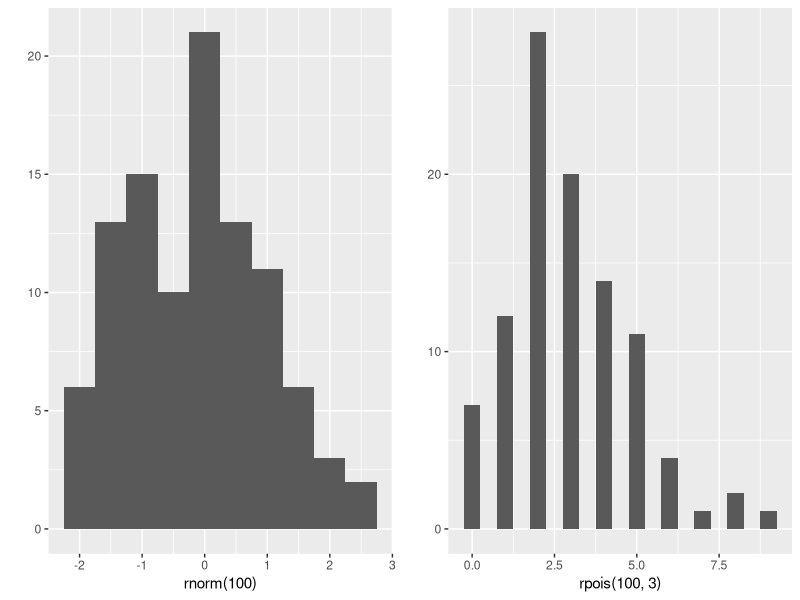

R code for this plot: (Note: this script raises an error after producing the figure.)
# ggplot2 Notes
require(ggplot2)

# useful ggplot2 extensions or compatible packages
# - Publication ready plots https://github.com/kassambara/ggpubr
# - Composer of ggplot2s
#     - https://github.com/thomasp85/patchwork
#     - https://github.com/wilkelab/cowplot
# - A List of ggplot2 extensions http://www.ggplot2-exts.org/

# plot ggplots side by side
# source: http://stackoverflow.com/a/3935554
require(gridExtra)
plot1 <- qplot(rnorm(100), binwidth = 0.5)
plot2 <- qplot(rpois(100, 3), binwidth = 0.5)
grid.arrange(plot1, plot2, ncol = 2)

# change legend title
# source: http://stackoverflow.com/a/14622513
p <- ggplot(df, aes(x=rating, fill=cond)) +
            geom_density(alpha=.3) +
            xlab("NEW RATING TITLE") +
            ylab("NEW DENSITY TITLE")
p <- p + guides(fill=guide_legend(title="New Legend Title"))

# add annotation to side of plot
# source: http://stackoverflow.com/a/12417481/6873133

# increase size of points
# source: http://stackoverflow.com/a/9789895/6873133
dt <- data.frame(country = letters[1:20], val = rnorm(20), siz = rnorm(20))
qplot(x = country, y = val, data = dt, geom = "point", size = siz) +
    scale_size(range = c(2, 10))

# remove all of (x) axis labels
# remove everything, but can pick and choose which ones to keep
# source: https://stackoverflow.com/a/35090981/6873133
ggplot(data = diamonds, mapping = aes(x = clarity)) + geom_bar(aes(fill = cut))+
  theme(axis.title.x = element_blank(),
        axis.text.x = element_blank(),
        axis.ticks.x = element_blank())

# move around x-axis label
# source: https://ggplot2.tidyverse.org/reference/element.html
# inspired by: https://twitter.com/tjmahr/status/1039517803315744768
iris %>% ggplot(aes(Sepal.Length, Sepal.Width)) +
  geom_point() +
  theme(axis.title.x = element_text(hjust = 0.25, vjust = 7))
# draw ellipses around scatterplot clusters
# default, 95% of data drawn around
# source: http://ggplot2.tidyverse.org/reference/stat_ellipse.html
faithpoint <- ggplot(faithful, aes(waiting, eruptions, color = eruptions > 3)) +
    geom_point() +
faithpoint + stat_ellipse()
faithpoint + stat_ellipse(level = 0.99)

# add table into plot with tableGrob
# source: https://stackoverflow.com/a/44121513/6873133
library(gridExtra)
mydata <- data.frame(a=1:50, b=rnorm(50))
mytable <- cbind(sites=c("site 1","site 2","site 3","site 4"), mydata[10:13,])
k <- ggplot(mydata,aes(x=a,y=b)) + 
  geom_point(colour="blue") + 
  geom_point(data=mydata[10:13, ], aes(x=a, y=b), colour="red", size=5) + 
  annotation_custom(tableGrob(mytable, rows=NULL), 
                    xmin=35, xmax=50, ymin=-2.5, ymax=-1)

# another version to add tables to plots
# source: https://stackoverflow.com/a/40335941/
library(gridExtra)
library(cowplot)
df <- data.frame(
    dose=c(10,0.625,2.5,0.15625,0.0390625,0.0024414,0.00976562,0.00061034,10,
           0.625,2.5,0.15625,0.0390625,0.0024414,0.00976562,0.00061034,10,
           0.625,2.5,0.15625,0.0390625,0.0024414,0.00976562,0.00061034),
    viability=c(6.117463479317,105.176885855348,57.9126197628863,81.9068445005286,
                86.484379347143,98.3093580807309,96.4351897372596,81.831197750164,
                27.3331232120347,85.2221817678203,80.7904933803092,91.9801454635583,
                82.4963735273569,110.440066995265,90.1705406346481,76.6265869905362,
                11.8651732228561,88.9673125759484,35.4484427232156,78.9756635057238,
                95.836828982968,117.339025930735,82.0786828300557,95.0717213053837),
    stringsAsFactors = FALSE)
ann.df <- data.frame(
    "param" = c("Slope", "Lower", "Upper", "ED50"),
    "value" = c(5.70, 15.10, 91.40, 2.61),
    stringsAsFactors = FALSE)
p <- ggplot(df,aes(x = dose, y = viability)) + geom_point()
ggdraw(p) + draw_grob(tableGrob(ann.df), x = 0.1, y = 0.2)

# add counts above bars in bar graph
# sources:
# - https://stackoverflow.com/a/23770326/
# - https://stackoverflow.com/a/19853744/
# - https://stackoverflow.com/a/3695592/
# - But may be replaced with calc() eventually
#   - See https://stackoverflow.com/a/17506197/
dd <- data.frame(x = rnorm(100, 5, 2))
ggplot(dd, aes(x = x)) + geom_histogram() +
  stat_bin(aes(y = ..count.., label = ..count..), geom = "text", vjust = -0.5)

# add vertical line to plots
# source: https://stackoverflow.com/a/19622114/
iris %>% ggplot(aes(Sepal.Length, Sepal.Width)) +
  geom_point() +
  geom_vline(xintercept = 3)

# change x- and y-axis limits
# source: https://stackoverflow.com/a/3606798/
iris %>% ggplot(aes(Sepal.Length, Sepal.Width)) +
  geom_point() +
  coord_cartesian(xlim = c(5, 7)) # Without clipping data
iris %>% ggplot(aes(Sepal.Length, Sepal.Width)) +
  geom_point() +
  scale_x_continuous(c(5, 7)) # Removes unseen data points
